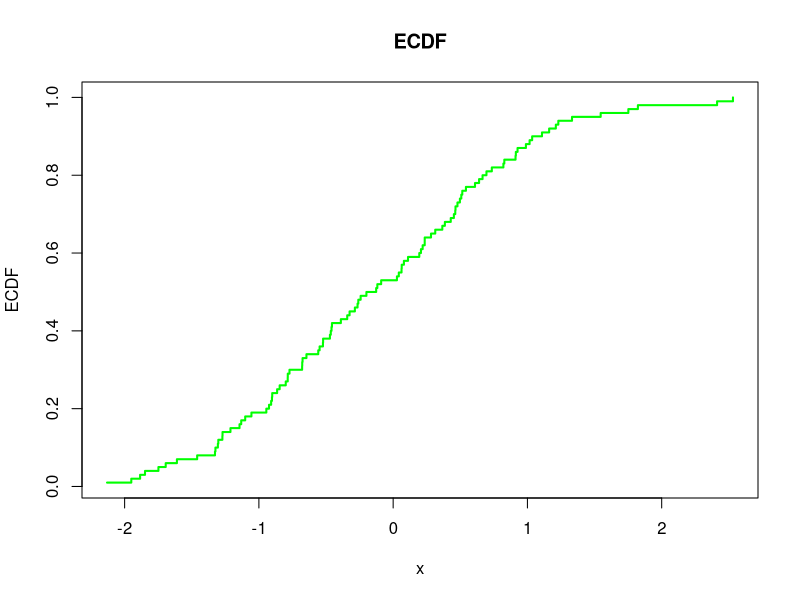
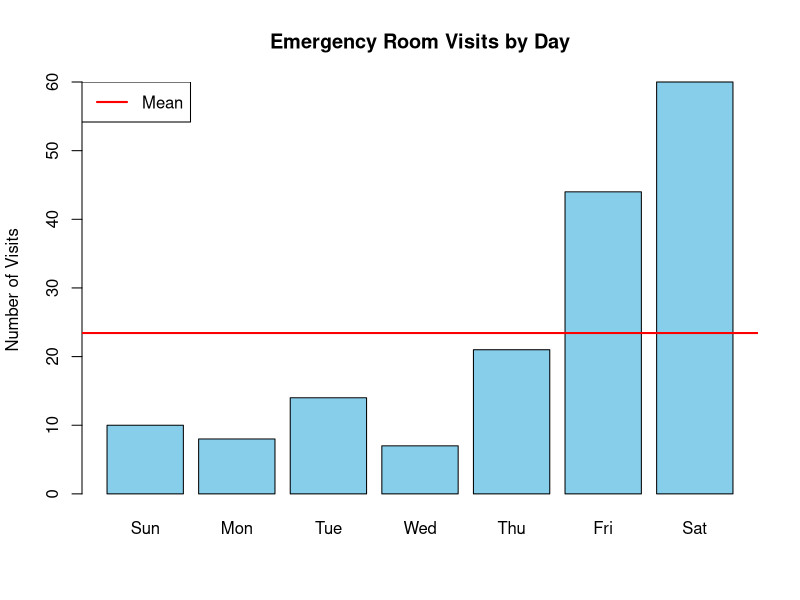
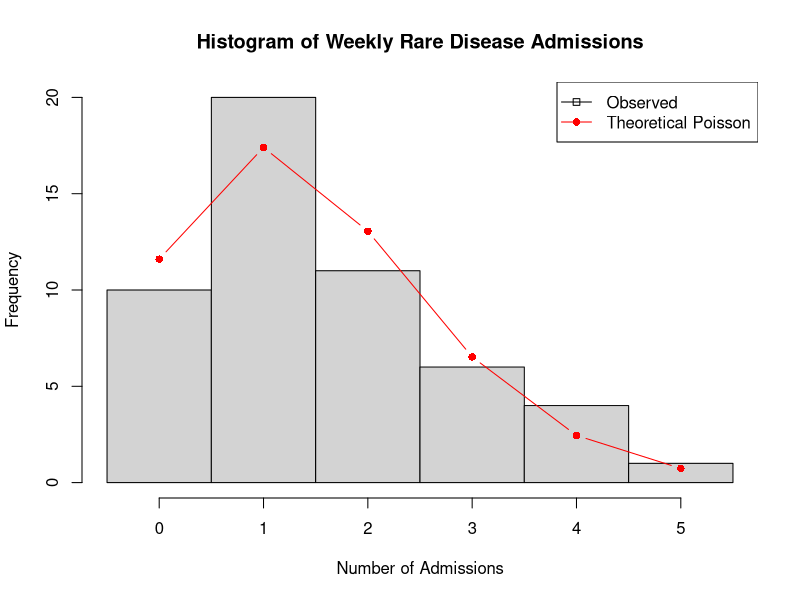
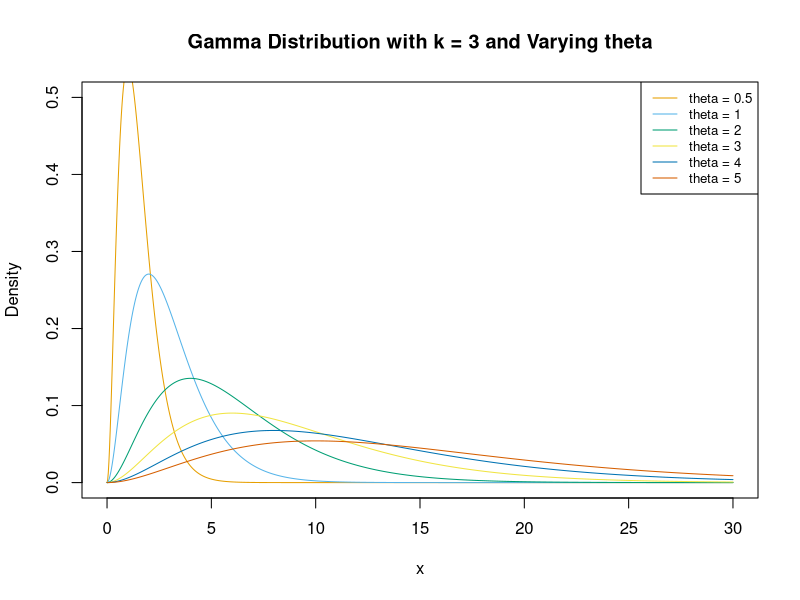
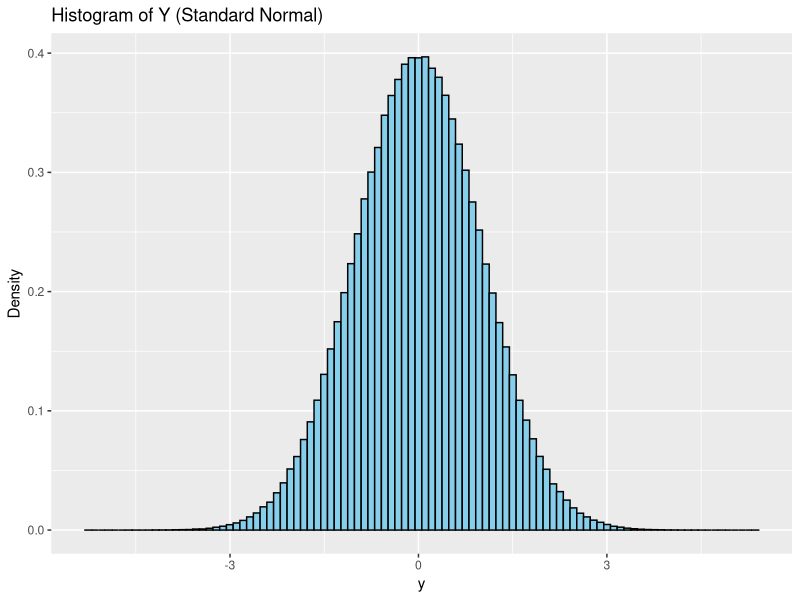
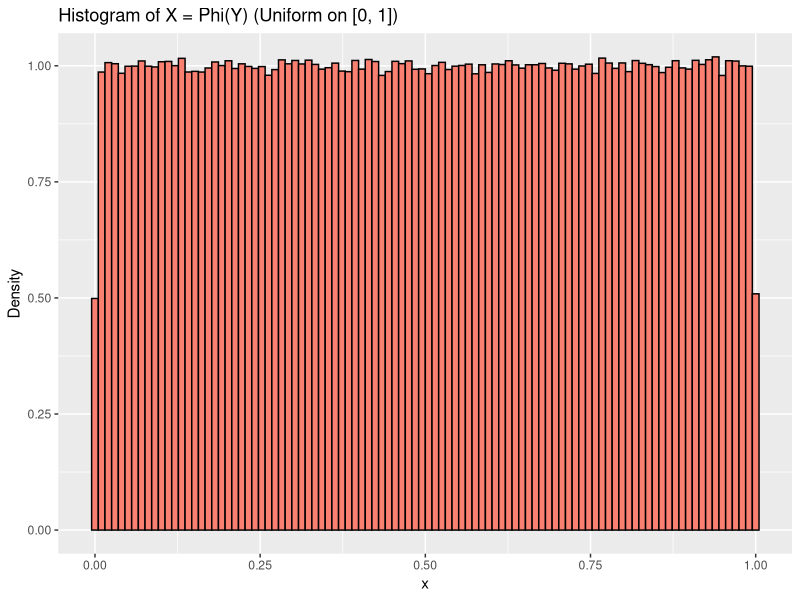

R code for these plots, in order:
## ---- chunk 1
knitr::opts_chunk$set(echo = TRUE)
## ---- chunk 2
    set.seed(0)
    n <- 1000
    
    # Part (a): Generate A, x.true, and y
    A <- matrix(runif(n * n), n, n)
    x.true <- runif(n)
    y <- A %*% x.true
    
    # Part (b): Solve by forming A^-1 explicitly
    start_time_1 <- Sys.time()
    A_inv <- solve(A)
    x1 <- A_inv %*% y
    end_time_1 <- Sys.time()
    
    time_taken_1 <- end_time_1 - start_time_1
    error_1 <- mean(abs(x1 - x.true))
    
    # Part (c): Solve directly without forming A^-1
    start_time_2 <- Sys.time()
    x2 <- solve(A, y)
    end_time_2 <- Sys.time()
    
    time_taken_2 <- end_time_2 - start_time_2
    error_2 <- mean(abs(x2 - x.true))
    
    # Part (d): Print results and conclusions
    cat("Results:\n")
    cat("1. Using explicit inverse (A^-1 * y):\n")
    cat("   Time taken:", time_taken_1, "\n")
    cat("   Mean absolute error:", error_1, "\n\n")
    
    cat("2. Using direct solve (solve(A, y)):\n")
    cat("   Time taken:", time_taken_2, "\n")

## ---- chunk 3
  compute_ecdf <- function(x, plot.cdf = FALSE) {
    n <- length(x)
    sorted_x <- sort(x)
    ecdf_values <- cumsum(table(cut(x, breaks = c(-Inf, sorted_x)))) / n
          
    # Match ECDF values back to the original order of x
    ecdf_original_order <- ecdf_values[order(order(x))]
          
    # Part (b)
    if (plot.cdf) {
      plot(sort(x), ecdf_values, type = "s", col = "green", lwd = 2, xlab = "x", ylab = "ECDF", main = "ECDF")
          }
    return(ecdf_original_order)
  }
        
  # Testing the function
  set.seed(18)
  x <- rnorm(100)
        
  ecdf_values <- compute_ecdf(x)
  print(ecdf_values)
        
  # Compute the ECDF with plotting
  compute_ecdf(x, plot.cdf = TRUE)
## ---- chunk 4
# Data
er_visits <- c(10, 8, 14, 7, 21, 44, 60)
days <- c("Sun", "Mon", "Tue", "Wed", "Thu", "Fri", "Sat")

# Basic statistics
mean_visits <- mean(er_visits)
var_visits <- var(er_visits)

# Print results
cat("Mean of visits:", round(mean_visits, 2), "\n")
cat("Variance of visits:", round(var_visits, 2), "\n")

# Plot the data
barplot(er_visits, names.arg = days, main = "Emergency Room Visits by Day",
        ylab = "Number of Visits", col = "skyblue")

# Add a line for the mean
abline(h = mean_visits, col = "red", lwd = 2)
legend("topleft", legend = "Mean", col = "red", lwd = 2)
## ---- chunk 5
set.seed(123)
weeks <- 52
lambda <- 1.5  # Average 1.5 admissions per week for the rare disease
rare_disease_admissions <- rpois(weeks, lambda)

# Basic statistics
mean_admissions <- mean(rare_disease_admissions)
var_admissions <- var(rare_disease_admissions)

# Print results
cat("Mean of admissions:", round(mean_admissions, 2), "\n")
cat("Variance of admissions:", round(var_admissions, 2), "\n")

# Plot the data
hist(rare_disease_admissions, breaks = seq(-0.5, max(rare_disease_admissions) + 0.5, by = 1),
     main = "Histogram of Weekly Rare Disease Admissions",
     xlab = "Number of Admissions", ylab = "Frequency")

# Overlay Poisson distribution
x <- 0:max(rare_disease_admissions)
lines(x, dpois(x, lambda) * weeks, col = "red", type = "b", pch = 16)
legend("topright", legend = c("Observed", "Theoretical Poisson"),
       col = c("black", "red"), lty = 1, pch = c(22, 16))
## ---- chunk 6
# Set parameters
k <- 3  # Shape parameter
theta <- c(0.5, 1, 2, 3, 4, 5)  # Scale parameters
colors <- c("#E69F00", "#56B4E9", "#009E73", "#F0E442", "#0072B2", "#D55E00")

# Create x values
x <- seq(0, 30, length.out = 1000)

# Plot
plot(x, dgamma(x, shape = k, scale = theta[1]), type = "l", col = colors[1],
     main = "Gamma Distribution with k = 3 and Varying theta",
     xlab = "x", ylab = "Density", ylim = c(0, 0.5))

# Add lines for other scale parameters
for (i in 2:length(theta)) {
  lines(x, dgamma(x, shape = k, scale = theta[i]), col = colors[i])
}

# Add legend
legend("topright", legend = paste("theta =", theta), col = colors, lty = 1, cex = 0.8)
## ---- chunk 7
set.seed(18)
n_samples <- 1e6
Y <- rnorm(n_samples)

X <- pnorm(Y)

if (!requireNamespace("ggplot2", quietly = TRUE)) {
  install.packages("ggplot2")
}
library(ggplot2)

ggplot(data.frame(Y), aes(x = Y)) +
  geom_histogram(aes(y = after_stat(density)), bins = 100, fill = "skyblue", color = "black") +
  ggtitle("Histogram of Y (Standard Normal)") +
  xlab("y") +
  ylab("Density")

ggplot(data.frame(X), aes(x = X)) +
  geom_histogram(aes(y = after_stat(density)), bins = 100, fill = "salmon", color = "black") +
  ggtitle("Histogram of X = Phi(Y) (Uniform on [0, 1])") +
  xlab("x") +
  ylab("Density")

